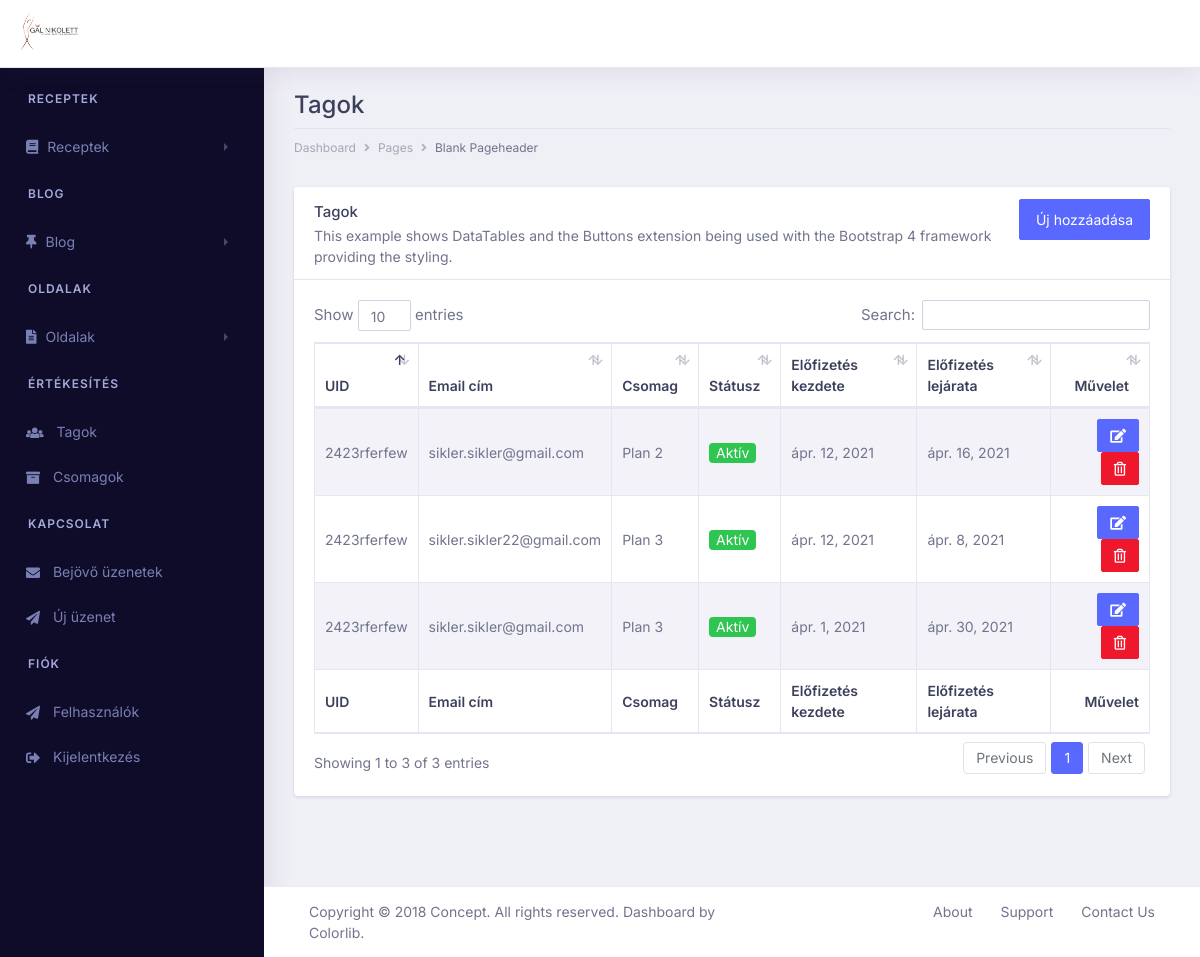
The app's page /membership/ (signed in), older data.
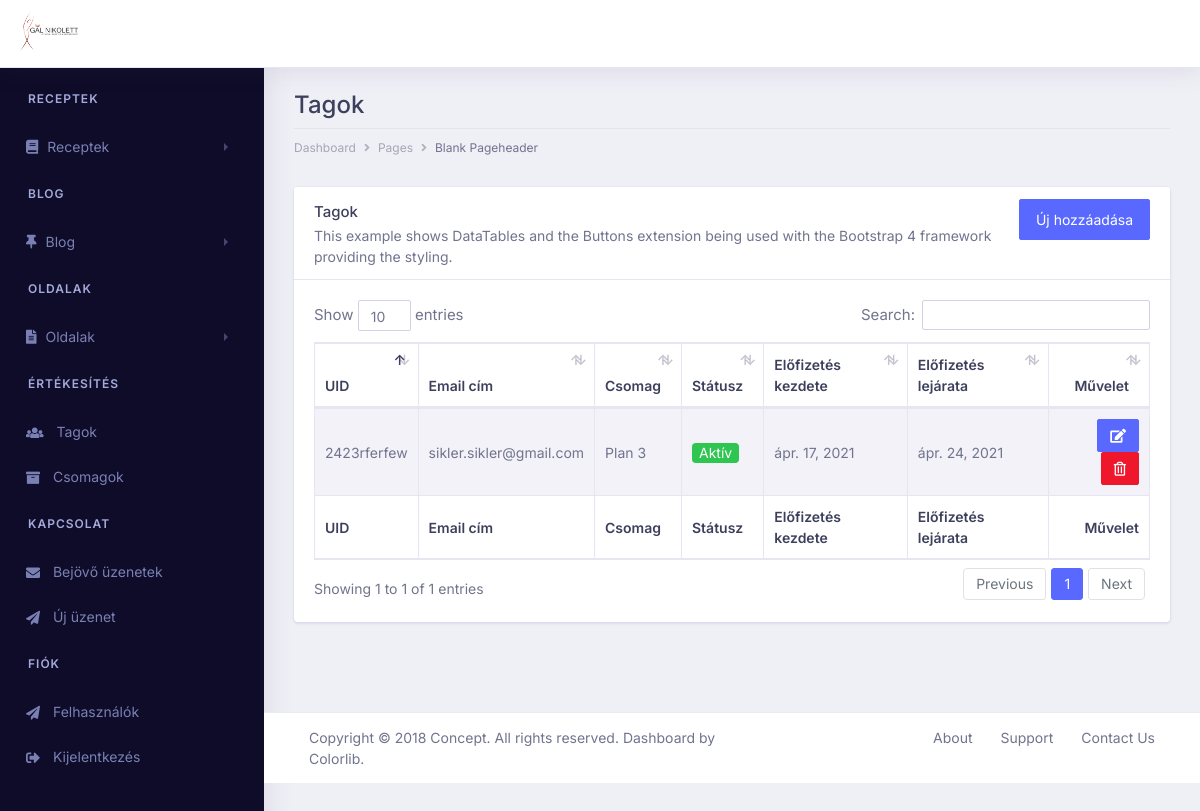
The same page, newer data.
### memberships/models.py (models this page shows, shortened)
class Member(models.Model):
    member_email = models.CharField(max_length=200)
    member_uid = models.CharField(max_length=254)
    member_status = models.IntegerField(choices=MEMBER_STATUS, default=0)
    member_plan = models.ForeignKey(Plan, on_delete=models.SET_NULL,related_name='members_plans', null=True, blank=True)
    member_since =  models.DateField(auto_now=False, auto_now_add=False)
    member_expires = models.DateField(auto_now=False, auto_now_add=False)

class Plan(models.Model):
    plan_name = models.CharField(max_length=200, unique=True)
    plan_slug = models.CharField(choices=PLAN_SLUG, max_length=200, default='free', unique=True)
    plan_description = models.TextField()
    plan_length = models.IntegerField(default=1)#day
    plan_price = models.IntegerField(default=0)
    plan_image = models.ImageField(upload_to='plans', default='plans/default.jpg')
    plan_status = models.IntegerField(choices=STATUS, default=0)
    plan_updated_at = models.DateTimeField(auto_now= True)
    plan_created_at = models.DateTimeField(auto_now_add=True)
    class Meta:
        ordering = ['-plan_created_at']
    def __str__(self):
        return self.plan_name

### memberships/views.py (the view)
# urls.py: path('', views.member_index, name='member_index'),
@login_required
def member_index(request):
    try:
        members = Member.objects.all()
    except Member.DoesNotExist:
        raise Http404("404 | Nem létezik!")
    return render(request, 'memberships/index.html', {'members':members})

### memberships/templates/memberships/index.html (shortened to what this page needs)
{% extends "../base_memberships.html" %}
{% block content %}
    <div class="row">
        <div class="col-xl-12 col-lg-12 col-md-12 col-sm-12 col-12">
            <div class="page-header">
                <h2 class="pageheader-title">Tagok</h2>
                <div class="page-breadcrumb">
                    <nav aria-label="breadcrumb">
                        <ol class="breadcrumb">
                            <li class="breadcrumb-item"><a href="#" class="breadcrumb-link">Dashboard</a></li>
                            <li class="breadcrumb-item"><a href="#" class="breadcrumb-link">Pages</a></li>
                            <li class="breadcrumb-item active" aria-current="page">Blank Pageheader</li>
                        </ol>
                    </nav>
                </div>
            </div>
        </div>
    </div>
    <div class="row">
        <div class="col-xl-12 col-lg-12 col-md-12 col-sm-12 col-12">
            <div class="card">
                <div class="card-header">
                    <div class="float-right">
                        <a href="{% url 'member_create' %}" class="btn btn-primary">Új hozzáadása</a>
                    </div>
                    <h5 class="mb-0">Tagok</h5>
                    <p>This example shows DataTables and the Buttons extension being used with the Bootstrap 4 framework providing the styling.</p>
                </div>
                <div class="card-body">
                    <div class="table-responsive">
                        <table id="example" class="table table-striped table-bordered first table-sm" style="width:100%">
                            <thead>
                                <tr>
                                    <th>UID</th>
                                    <th>Email cím</th>
                                    <th>Csomag</th>
                                    <th>Státusz</th>
                                    <th>Előfizetés kezdete</th>
                                    <th>Előfizetés lejárata</th>
                                    <th class="text-right">Művelet</th>
                                </tr>
                            </thead>
                            <tbody>
                            {% for member in members %}
                                <tr>
                                    <td>{{member.member_uid}}</td>
                                    <td>{{member.member_email}}</td>
                                    <td>{{ member.member_plan }}</td>
                                    <td>
                                        {% if member.member_status == 1 %}
                                                <span class='badge badge-pill bg-success text-white'>Aktív</span>
                                         {% else %}
                                                <span class='badge badge-pill bg-warning text-white'>Inaktív</span>
                                         {% endif %}
                                     </td>
                                    <td>{{member.member_since}}</td>
                                    <td>{{member.member_expires}}</td>
                                    <td class="text-right">
                                        <a href="{% url 'member_update' member.pk %}" class="btn btn-sm btn-primary"><i class="fa fa-edit"></i></a>
                                        <a href="{% url 'member_delete' member.pk %}" class="btn btn-sm btn-danger text-white"><i class="far fa-trash-alt"></i></a>
                                    </td>
                                </tr>
                             {% endfor %}
                            </tbody>
                            <tfoot>
                                <tr>
                                    <th>UID</th>
                                    <th>Email cím</th>
                                    <th>Csomag</th>
                                    <th>Státusz</th>
                                    <th>Előfizetés kezdete</th>
                                    <th>Előfizetés lejárata</th>
                                    <th class="text-right">Művelet</th>
                                </tr>
                            </tfoot>
                        </table>
                    </div>
                </div>
            </div>
        </div>
    </div>
{% endblock %}

### memberships/templates/base_memberships.html (shortened to what this page needs)
{% load static %}
<!doctype html>
<html lang="hu">
<head>
    <link rel="stylesheet" href="{% static '/vendor/bootstrap/css/bootstrap.min.css'%}">
    <link rel="stylesheet" href="{% static '/libs/css/style.css'%}">
    <link rel="stylesheet" href="{% static '/vendor/fonts/fontawesome/css/fontawesome-all.css'%}">
    <link rel="stylesheet" type="text/css" href="{% static '/vendor/datatables/css/dataTables.bootstrap4.css'%}">
    <link rel="stylesheet" type="text/css" href="{% static '/vendor/datatables/css/buttons.bootstrap4.css'%}">
    <link rel="stylesheet" type="text/css" href="{% static '/vendor/datatables/css/select.bootstrap4.css'%}">
    <link rel="stylesheet" type="text/css" href="{% static '/vendor/datatables/css/fixedHeader.bootstrap4.css'%}">
</head>
<body>
    <div class="dashboard-main-wrapper">
        <div class="dashboard-header">
            <nav class="navbar navbar-expand-lg bg-white fixed-top">
                <a class="navbar-brand" href="/">
                    <img src="/media//images/logo.png"
                        width="auto" height="40" class="d-inline-block align-top" alt="">
                </a>
            </nav>
        </div>
           <div class="nav-left-sidebar sidebar-dark">
            <div class="menu-list">
                <nav class="navbar navbar-expand-lg navbar-light">
                    <div class="collapse navbar-collapse" id="navbarNav">
                        <ul class="navbar-nav flex-column">
                            <li class="nav-divider">
                                Receptek
                            </li>
                            <li class="nav-item ">
                                <a class="nav-link" href="#" data-toggle="collapse" aria-expanded="false"
                                    data-target="#submenu-1" aria-controls="submenu-1"><i class="fa fa-book" aria-hidden="true"></i>Receptek </a>
                            </li>
                            <li class="nav-divider">
                                Blog
                            </li>
                            <li class="nav-item ">
                                <a class="nav-link" href="#" data-toggle="collapse" aria-expanded="false"
                                    data-target="#submenu-2" aria-controls="submenu-1"><i class="fas fa-thumbtack"></i>Blog </a>
                            </li>
                            <li class="nav-divider">
                                Oldalak
                            </li>
                            <li class="nav-item">
                                <a class="nav-link" href="#" data-toggle="collapse" aria-expanded="false"
                                    data-target="#submenu-3" aria-controls="submenu-3"><i
                                        class="fas fa-file-alt"></i>Oldalak</a>
                            </li>
                            <li class="nav-divider">
                                Értékesítés
                            </li>
                            <li class="nav-item">
                                <a class="nav-link" href="{% url 'member_index' %}"><i class="fa fa-users" aria-hidden="true"></i>
                                    Tagok</a>
                            </li>
                            <li class="nav-item">
                                <a class="nav-link" href="{% url 'plan_index' %}"><i class="fa fa-archive" aria-hidden="true"></i>
                                    Csomagok</a>
                            </li>
                            <li class="nav-divider">
                                Kapcsolat
                            </li>
                            <li class="nav-item">
                                <a class="nav-link" href="{% url 'contact_index' %}"><i class="fas fa-envelope"></i> Bejövő üzenetek</a>
                            </li>
                            <li class="nav-item">
                                <a class="nav-link" href="chart-chartist.html"><i class="fas fa-paper-plane"></i> Új
                                    üzenet</a>
                            </li>
                            <li class="nav-divider">
                                Fiók
                            </li>
                            <li class="nav-item">
                                <a class="nav-link" href="{% url 'account_list' %}"><i class="fas fa-paper-plane"></i> Felhasználók</a>
                            </li>
                            <li class="nav-item">
                                <a class="nav-link" href="{% url 'logout' %}"><i class="fas fa-sign-out-alt"></i>
                                    Kijelentkezés</a>
                            </li>
                        </ul>
                    </div>
                </nav>
            </div>
        </div>
        <div class="dashboard-wrapper">
            <div class="container-fluid dashboard-content">
                {% block content %}
                {% endblock %}
            </div>
            <div class="footer">
                <div class="container-fluid">
                    <div class="row">
                        <div class="col-xl-6 col-lg-6 col-md-12 col-sm-12 col-12">
                            Copyright © 2018 Concept. All rights reserved. Dashboard by <a
                                href="https://colorlib.com/wp/">Colorlib</a>.
                        </div>
                        <div class="col-xl-6 col-lg-6 col-md-12 col-sm-12 col-12">
                            <div class="text-md-right footer-links d-none d-sm-block">
                                <a href="javascript: void(0);">About</a>
                                <a href="javascript: void(0);">Support</a>
                                <a href="javascript: void(0);">Contact Us</a>
                            </div>
                        </div>
                    </div>
                </div>
            </div>
        </div>
    </div>
</body>
</html>

Row changes from the older to the newer data that the page shows:
removed Member: member_uid "2423rferfew", member_email "sikler.sikler22@gmail.com", member_plan "Plan 3", member_status "Aktív", member_since "ápr. 12, 2021", member_expires "ápr. 8, 2021"
removed Member: member_uid "2423rferfew", member_email "sikler.sikler@gmail.com", member_plan "Plan 3", member_status "Aktív", member_since "ápr. 1, 2021", member_expires "ápr. 30, 2021"
changed Member "2423rferfew": member_plan "Plan 2" → "Plan 3"; member_since "ápr. 12, 2021" → "ápr. 17, 2021"; member_expires "ápr. 16, 2021" → "ápr. 24, 2021"
Text that changed along with them:
text written by a page script: "Show entries Search: Showing 1 to 3 of 3 entries Previous 1 Next" → "Show entries Search: Showing 1 to 1 of 1 entries Previous 1 Next"
